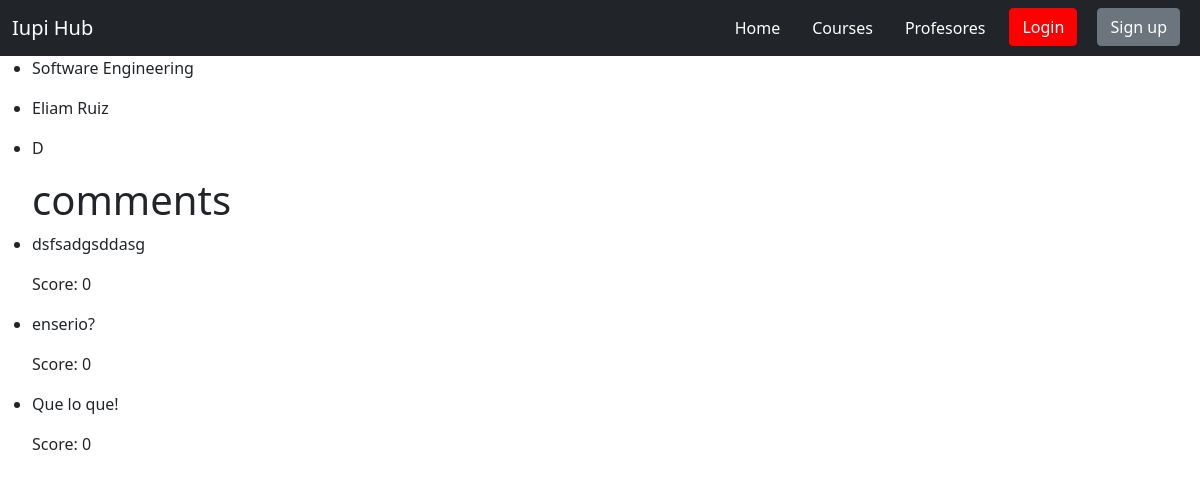
/courses/1, run on the app's committed database.
### courses/models.py (models this page shows, shortened)
class Course(models.Model):
    A = "A"
    B = "B"
    C = "C"
    D = "D"
    F = "F"
    DIFFICULTIES = ((A, "A"), (B, "B"), (C, "C"), (D, "D"), (F, "F"))
    professor = models.ForeignKey("professors.Professor", on_delete=models.CASCADE)
    name = models.CharField(max_length=100)
    codification = models.CharField(max_length=8)
    difficulty = models.CharField(choices=DIFFICULTIES, max_length=1)
    average_difficulty = models.CharField(choices=DIFFICULTIES, max_length=1)
    average_grade = models.CharField(choices=DIFFICULTIES, max_length=1)
    pro_student = models.BooleanField()
    organized = models.BooleanField()
    created_at = models.DateTimeField(auto_now_add=True)
    updated_at = models.DateTimeField(auto_now=True)

### professors/models.py (models this page shows, shortened)
class Professor(models.Model):
    A = "A"
    B = "B"
    C = "C"
    D = "D"
    F = "F"
    DIFFICULTIES = ((A, "A"), (B, "B"), (C, "C"), (D, "D"), (F, "F"))
    Natu = "Naturales"
    Huma = "Humanidades"
    FACULTIES = ((Natu, "Naturales"), (Huma,"Humanidades"))
    UPRRP = "Universidad de Puerto Rico, Rio Piedras"
    UPRM = "Universidad de Puerto Rico, Mayaguez"
    COLLEGES = ((UPRRP, "UPRRP"), (UPRM, "UPRM"))
    first_name = models.CharField(max_length=20)
    last_name = models.CharField(max_length=80)
    college = models.CharField(max_length=100, choices=COLLEGES)
    faculty = models.CharField(choices=FACULTIES, max_length=30)
    average_difficulty = models.CharField(choices=DIFFICULTIES, max_length=1)
    average_grade = models.CharField(choices=DIFFICULTIES, max_length=1)
    pro_student = models.BooleanField()
    organized = models.BooleanField()
    score = models.IntegerField(default=0)
    total_reviews = models.IntegerField(default=0)
    created_at = models.DateTimeField(auto_now_add=True)
    updated_at = models.DateTimeField(auto_now=True)
    def __str__(self):
        return self.first_name + " " + self.last_name

### comments/models.py (models this page shows, shortened)
class Comment(models.Model):
    course = models.ForeignKey("courses.Course", on_delete=models.CASCADE)
    user = models.ForeignKey(User, on_delete=models.CASCADE, null=True)
    text = models.TextField(null=False)
    upvotes = models.IntegerField(default=0)
    downvotes = models.IntegerField(default=0)
    created_at = models.DateTimeField(auto_now_add=True)
    updated_at = models.DateTimeField(auto_now=True)
    @property
    def score(self):
        return self.upvotes - self.downvotes

### courses/views.py (the view)
# urls.py: path('<int:pk>', CourseDetailView.as_view(), name='specific_course'),
class CourseDetailView(DetailView):
    model = Course
    template_name = "course.html"
    def get_context_data(self, **kwargs):
        context = super().get_context_data(**kwargs)
        course = Course.objects.get(id=self.kwargs['pk'])
        context['course'] = course
        context['professor'] = course.professor
        comments = list(Comment.objects.filter(course=course))
        context['comments'] = comments
        return context

### courses/templates/course.html
{% extends 'base.html' %}
{% block content %}
<ul>
  <li>
    <p>{{ course.name }}</p>
  </li>
  <li>
    <p>{{ course.professor }}</p>
  </li>
  <li>
    <p>{{ course.average_grade }}</p>
  </li>
  <h1>comments</h1>
  {% for comment in comments %}
  <li>
    <p>{{comment.text}}</p>
    <p>Score: {{comment.score}}</p>
  </li>
  {% endfor %}
</ul>
{% endblock %}

### data on the page
Course: name "Software Engineering", professor "Eliam Ruiz", average_grade "D"
Comment: text "dsfsadgsddasg", score "0"
Comment: text "enserio?", score "0"
Comment: text "Que lo que!", score "0"
